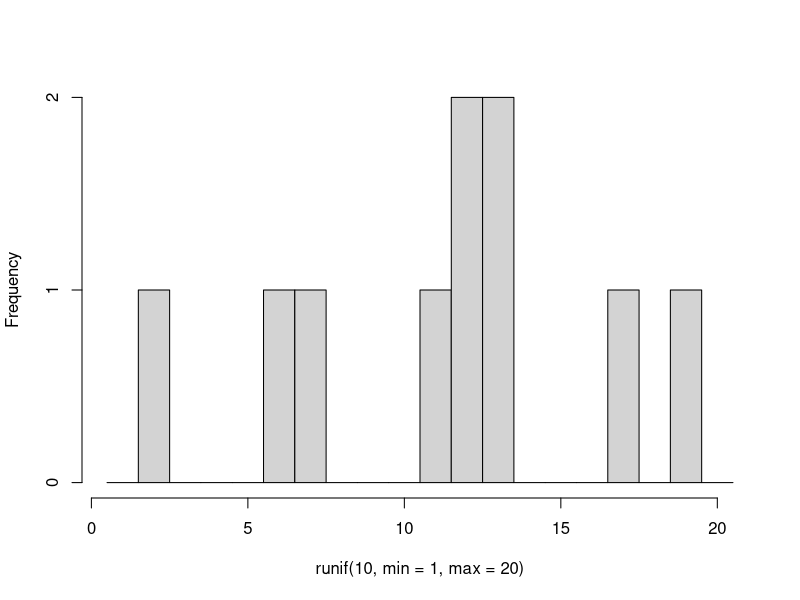
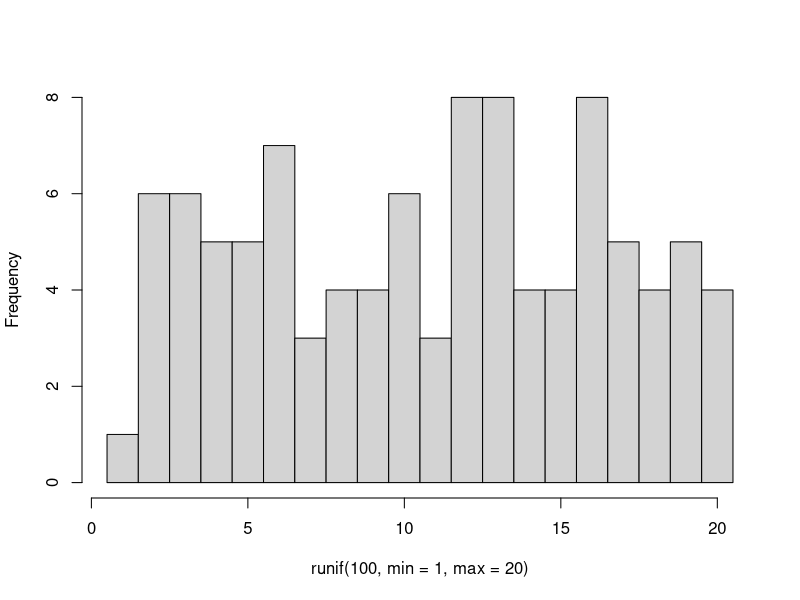
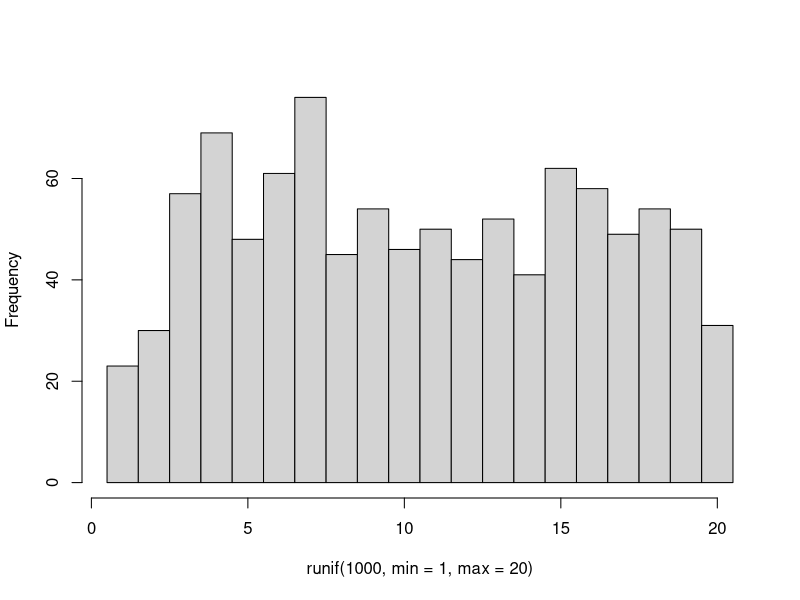
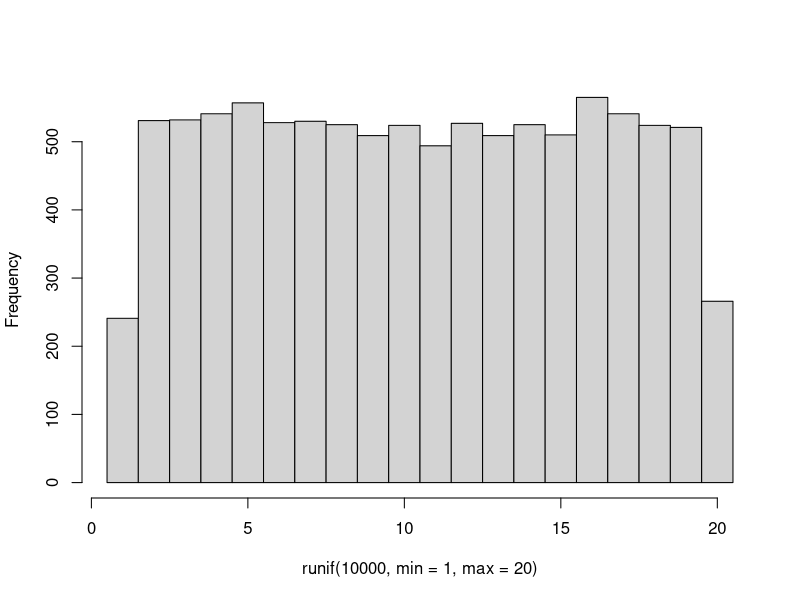
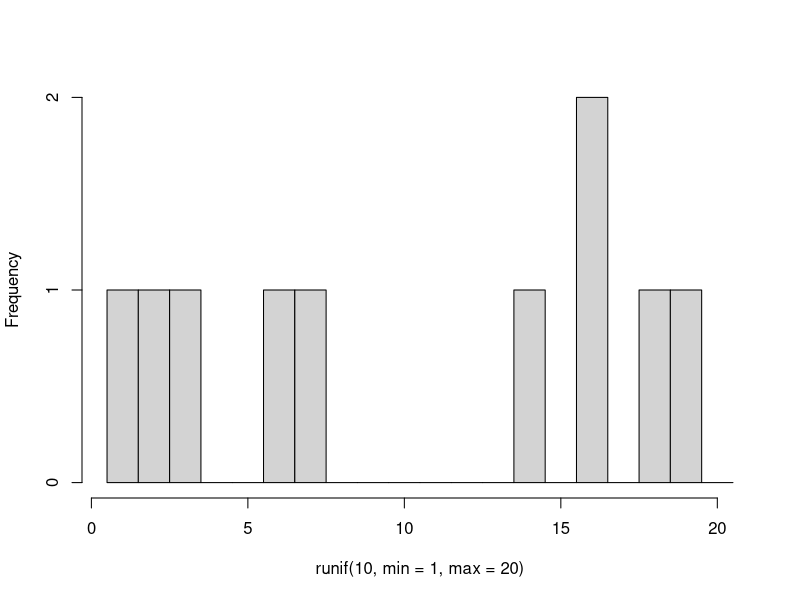
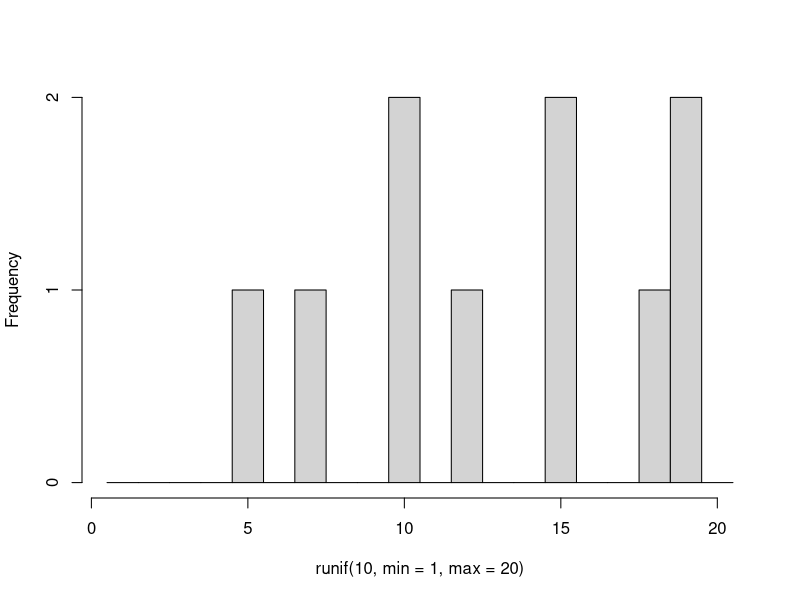
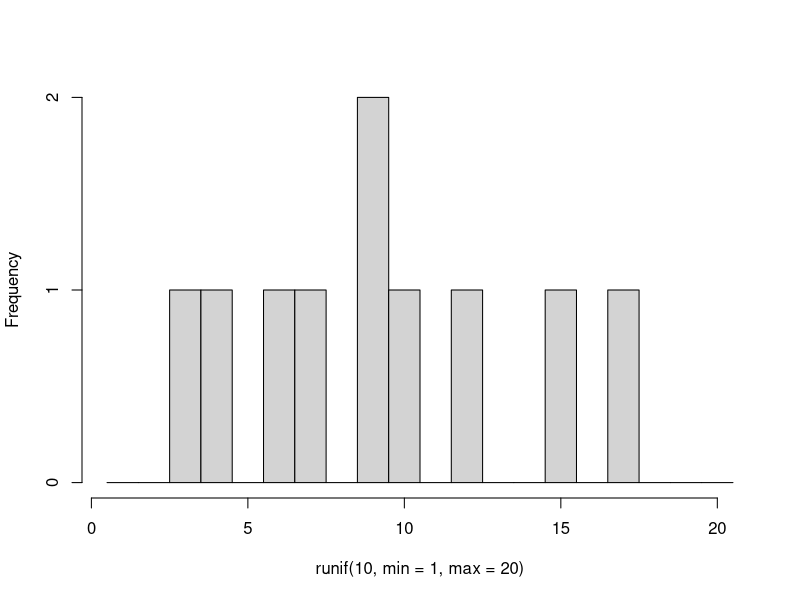
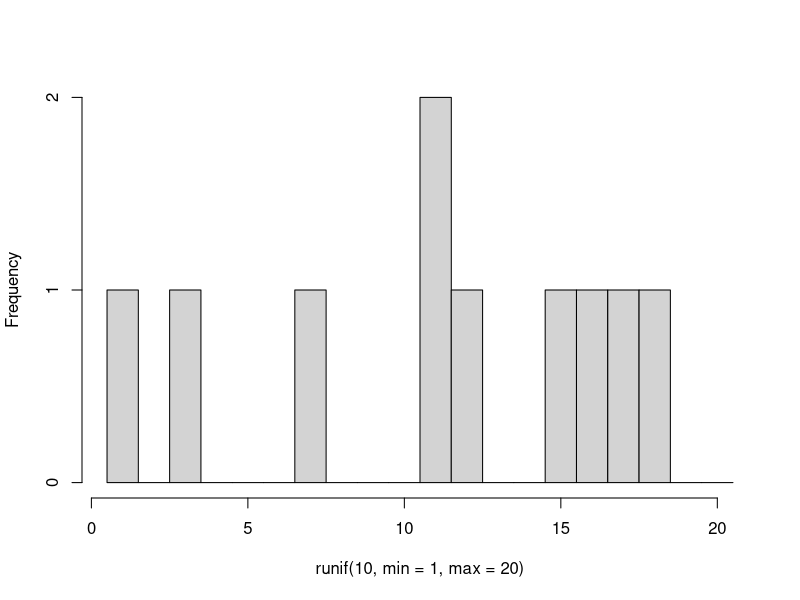

Source code (R) for these figures, in order:
## ---- chunk 1

runif(1)

runif(10)

## ---- chunk 2

runif(1, min = 6, max = 9)

runif(10, min = 4, max = 20)

## ---- chunk 3

floor(runif(1, min = 1, max = 6))

## ---- chunk 4
#| layout-ncol: 2
#| fig-cap: 
#|   - "10 rolls"
#|   - "100 rolls"
#|   - "1000 rolls" 
#|   - "10000 rolls"
#| echo: false

hist(runif(10, min = 1, max = 20), breaks = seq(from = 0.5, to = 20.5), main = NULL)
hist(runif(100, min = 1, max = 20), breaks = seq(from = 0.5, to = 20.5), main = NULL)
hist(runif(1000, min = 1, max = 20), breaks = seq(from = 0.5, to = 20.5), main = NULL)
hist(runif(10000, min = 1, max = 20), breaks = seq(from = 0.5, to = 20.5), main = NULL)

## ---- chunk 5
#| layout-ncol: 5
#| echo: false

for (i in seq_along(1:10)) {
  hist(runif(10, min = 1, max = 20), breaks = seq(from = 0.5, to = 20.5), main = NULL)
}

## ---- chunk 6

rnorm(5)

rnorm(5, mean = 50, sd = 5)

## ---- chunk 7
#| layout-ncol: 2
#| fig-cap: 
#|   - "10 draws"
#|   - "100 draws"
#|   - "1000 draws" 
#|   - "10000 draws"
#| echo: false

hist(rnorm(10, mean = 50, sd = 5), main = NULL)
hist(rnorm(100, mean = 50, sd = 5), main = NULL)
hist(rnorm(1000, mean = 50, sd = 5), main = NULL)
hist(rnorm(10000, mean = 50, sd = 5), main = NULL)

## ---- chunk 8
#| layout-ncol: 5
#| echo: false

for (i in seq_along(1:10)) {
  hist(rnorm(50, mean = 50, sd = 5), main = NULL)
}

